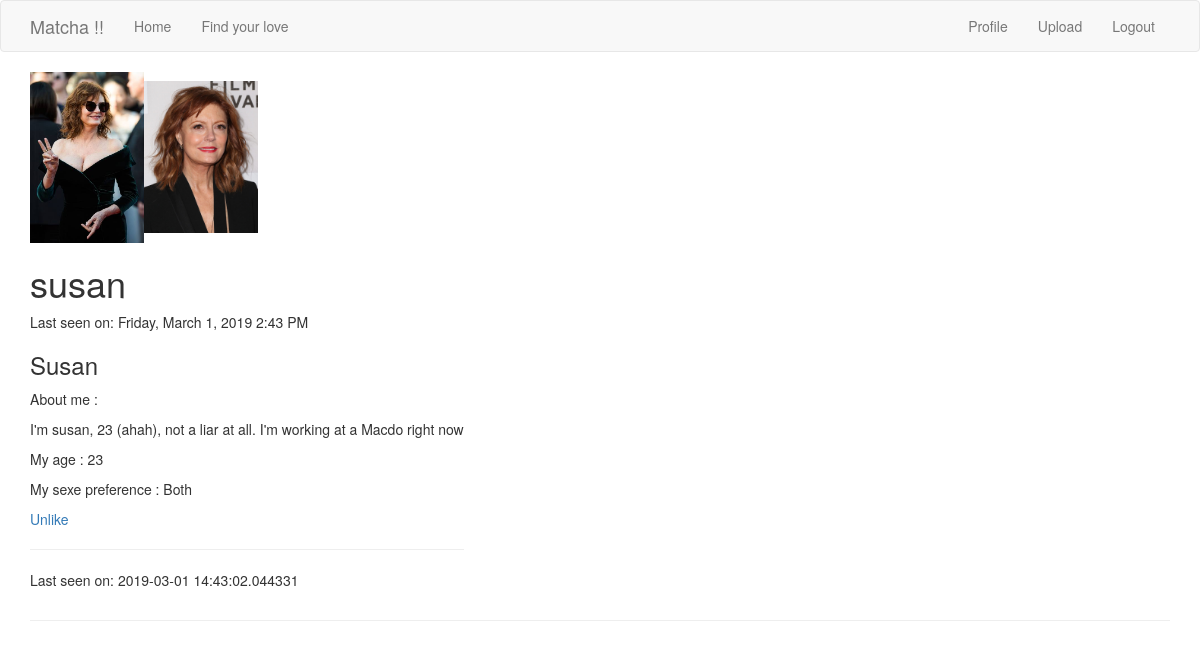
/user/susan/ (signed in), run on the app's committed database.
### app/models.py (models this page shows, shortened)
class User(UserMixin, db.Model):
    id = db.Column(db.Integer, primary_key=True)
    username = db.Column(db.String(64), index=True, unique=True)
    firstname = db.Column(db.String(64), index=True)
    email = db.Column(db.String(120), index=True, unique=True)
    password_hash = db.Column(db.String(128))
    age = db.Column(db.Integer, index=True)
    sexpref = db.Column(db.String(64), index=True)
    fame = db.Column(db.Integer, index=True)
    bio = db.Column(db.String(256), index=True)
    last_seen = db.Column(db.DateTime, default=datetime.utcnow)
    path_pic = db.Column(db.String(120), index=True, default=None)
    liked = db.relationship(
        'User', secondary=likes,
        primaryjoin=(likes.c.likes_id == id),
        secondaryjoin=(likes.c.liked_id == id),
        backref=db.backref('likes', lazy='dynamic'),lazy='dynamic'
    )
    def does_like(self, user):
        return self.liked.filter(likes.c.liked_id == user.id).count() > 0

### app/routes.py (the view)
@app.route('/user/<username>/')
@login_required
def user(username):
    user = User.query.filter_by(username=username).first_or_404()
    if not user.path_pic:
        fullfilename = ''
    else :
        fullfilename = os.listdir(os.path.join(app.config['UPLOAD_FOLDER'] + username))
    return render_template('user.html', title='Profile', user=user, user_image = fullfilename, path_pic = user.path_pic)

### app/models.py (called while the page is built)
@login.user_loader
def load_user(id):
    return User.query.get(int(id))

### app/routes.py (called while the page is built)
@app.before_request
def before_request():
    if current_user.is_authenticated:
        current_user.last_seen = datetime.utcnow()
        db.session.commit()

### app/templates/user.html (shortened to what this page needs)
{% extends "base.html" %}
{% block app_content %}
    <table>
        <tr valign="top">
            {% for image in user_image: %}
                <img src="{{ path_pic + '/' + image }}" alt="Beer" style="width:10%">
            {% endfor %}
            <td>
                <h1>{{ user.username }}</h1>
                {% if user.last_seen %}
                    <p>Last seen on: {{ moment(user.last_seen).format('LLLL') }}</p>
                {% endif %}
                <h3>{% if user.firstname %}<p>{{ user.firstname }}</p>{% endif %}</h3>
                {% if user.bio %}<p>About me :</p><p>{{ user.bio }}</p>{% endif %}
                {% if user.age %}<p>My age : {{ user.age }}</p>{% endif %}
                {% if user.sexpref %}<p>My sexe preference : {{ user.sexpref }}</p>{% endif %}
                {% if user == current_user %}
                    <p><a href="{{ url_for('edit_profile') }}">Edit your profile</a></p>
                {% elif not current_user.does_like(user) %}
                    <p><a href="{{ url_for('like', username=user.username) }}">Like</a></p>
                {% else %}
                    <p><a href="{{ url_for('unlike', username=user.username) }}">Unlike</a></p>
                {% endif %}
    <hr>
                {% if user.last_seen %}<p>Last seen on: {{ user.last_seen }}</p>{% endif %}
            </td>
        </tr>
    </table>
    <hr>
{% endblock %}

### app/templates/base.html (shortened to what this page needs)
{% extends 'bootstrap/base.html' %}
    {% block navbar %}
        <nav class="navbar navbar-default">
            <div class="container">
                <div class="navbar-header">
                    <a class="navbar-brand" href="{{ url_for('index') }}">Matcha !!</a>
                </div>
                <div class="collapse navbar-collapse" id="bs-example-navbar-collapse-1">
                    <ul class="nav navbar-nav">
                        <li><a href="{{ url_for('index') }}">Home</a></li>
                        {% if not current_user.is_anonymous %}
                            <li><a href="{{ url_for('explore') }}">Find your love</a></li>
                        {% endif %}
                    </ul>
                    <ul class="nav navbar-nav navbar-right">
                        {% if current_user.is_anonymous %}
                        <li><a href="{{ url_for('login') }}">Login</a></li>
                        {% else %}
                        <li><a href="{{ url_for('user', username=current_user.username) }}">Profile</a></li>
                        <li><a href="{{ url_for('upload') }}">Upload</a></li>
                        <li><a href="{{ url_for('logout') }}">Logout</a></li>
                        {% endif %}
                    </ul>
                </div>
            </div>
        </nav>
    {% endblock %}
    {% block content %}
        <div class="container">
            {% block app_content %}{% endblock %}
        </div>
    {% endblock %}

### data on the page
User: path_pic (picture), username "susan", last_seen "Friday, March 1, 2019 2:43 PM", firstname "Susan", bio "I'm susan, 23 (ahah), not a liar at all. I'm working at a Macdo right now", age "23", sexpref "Both", last_seen "2019-03-01 14:43:02.044331"
